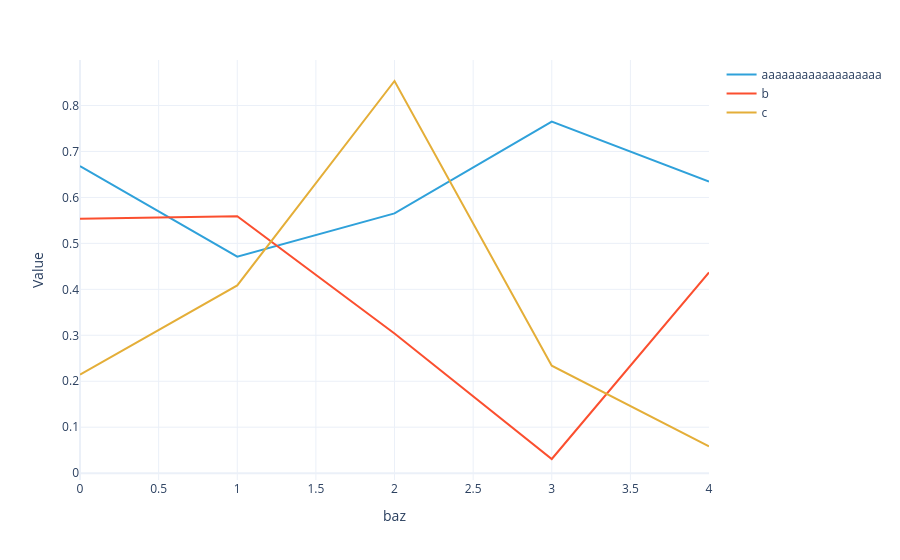

The notebook cell saved with this chart:
### Code cell
#|hide
plotly_dataarray(U3.array)

### Figure 1 — Plotly figure (JSON) as saved in the notebook; plotly's stock layout.template omitted (floating-point values rounded to 4 significant figures)
{"data": [{"hovertemplate": "foo=aaaaaaaaaaaaaaaaaa<br>baz=%{x}<br>Value=%{y}<extra></extra>", "legendgroup": "aaaaaaaaaaaaaaaaaa", "line": {"color": "#2fa1da", "dash": "solid"}, "marker": {"symbol": "circle"}, "mode": "lines", "name": "aaaaaaaaaaaaaaaaaa", "orientation": "v", "showlegend": true, "type": "scatter", "x": [0, 1, 2, 3, 4], "xaxis": "x", "y": [0.6684, 0.4711, 0.5652, 0.765, 0.6347], "yaxis": "y"}, {"hovertemplate": "foo=b<br>baz=%{x}<br>Value=%{y}<extra></extra>", "legendgroup": "b", "line": {"color": "#fb4f2f", "dash": "solid"}, "marker": {"symbol": "circle"}, "mode": "lines", "name": "b", "orientation": "v", "showlegend": true, "type": "scatter", "x": [0, 1, 2, 3, 4], "xaxis": "x", "y": [0.5536, 0.5592, 0.304, 0.03082, 0.4367], "yaxis": "y"}, {"hovertemplate": "foo=c<br>baz=%{x}<br>Value=%{y}<extra></extra>", "legendgroup": "c", "line": {"color": "#e4ae38", "dash": "solid"}, "marker": {"symbol": "circle"}, "mode": "lines", "name": "c", "orientation": "v", "showlegend": true, "type": "scatter", "x": [0, 1, 2, 3, 4], "xaxis": "x", "y": [0.2146, 0.4085, 0.8534, 0.2339, 0.0583], "yaxis": "y"}], "layout": {"legend": {"title": {}, "tracegroupgap": 0}, "margin": {"t": 60}, "xaxis": {"anchor": "y", "domain": [0, 1], "title": {"text": "baz"}}, "yaxis": {"anchor": "x", "domain": [0, 1], "title": {"text": "Value"}}}}
